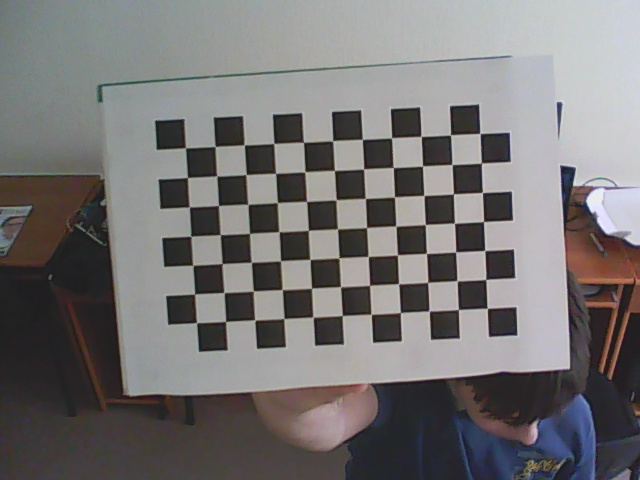
//> input picture chess_photo/left0.jpg, 640 x 480 px
$ ./stereoVartune chess_photo/left0.jpg chess_photo/left1.jpg   (built with g++ and OpenCV 4, older OpenCV classes emulated)
//> lines starting //> are read from the running program, lines starting //| are printed output that depends on the picture
#include <cv.h>
#include <highgui.h>
#include <iostream>
#include <opencv2/calib3d/calib3d.hpp>
#include <opencv2/contrib/contrib.hpp>

// [9 lines left out: function normalize, not called in this run]

cv::Mat left, right;
int var_nIt = 25;
int var_minDisp;
int var_tmp_poly_n = 9;
int var_poly_n = 9;
int var_maxDisp = 0;
int var_polySigma = 17;
int var_fi = 30;
int var_lambda = 4;

cv::Mat getDepthMapVar(cv::Mat const &left, cv::Mat const &right)
{
    cv::Mat res;
    cv::StereoVar var;
    var.levels = 3; // ignored with USE_AUTO_PARAMS (!)
    var.pyrScale = 0.5;                             // ignored with USE_AUTO_PARAMS
    var.nIt = var_nIt; //25;
    var.minDisp = var_minDisp; //
    var.maxDisp = var_maxDisp; //0;
    //var.poly_n = 3;
    var.poly_n = var_poly_n; //9;
    //var.poly_sigma = 0.0;
    var.poly_sigma = var_polySigma * 0.1; //1.7;
    var.fi =  var_fi/2.0;//15.0f;//nice
    var.lambda = var_lambda*0.01;//0.04f;
    var.penalization = var.PENALIZATION_TICHONOV;   // ignored with USE_AUTO_PARAMS
    var.cycle = var.CYCLE_V;                        // ignored with USE_AUTO_PARAMS
    var.flags = var.USE_SMART_ID | var.USE_AUTO_PARAMS | var.USE_INITIAL_DISPARITY | var.USE_MEDIAN_FILTERING ;
    var(left, right, res);
    return res;
}

// [40 lines left out: functions getDepthMapSGBM, getDepthMapBM, on_trackbar, not called in this run]


int main(int argc, char** argv)
{
    left = cv::imread(argv[1], 0);
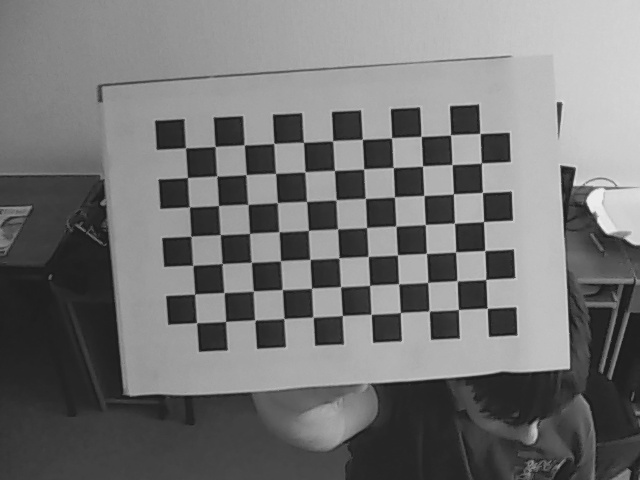
//> left: 480 rows x 640 cols, CV_8UC1; min 24, max 241, mean 116.6
    right = cv::imread(argv[2], 0);
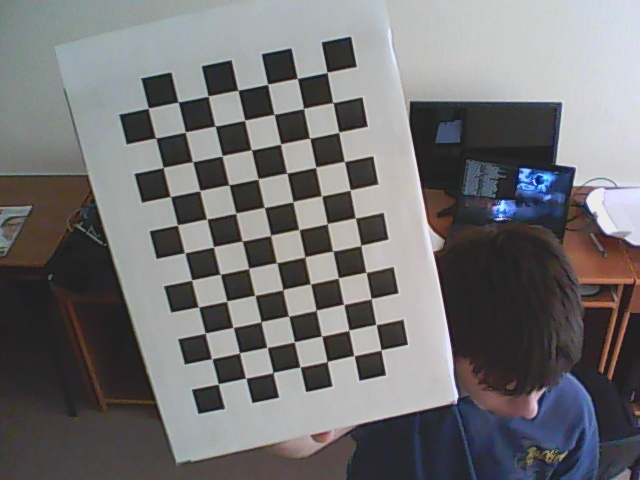
//> input picture chess_photo/left1.jpg, 640 x 480 px
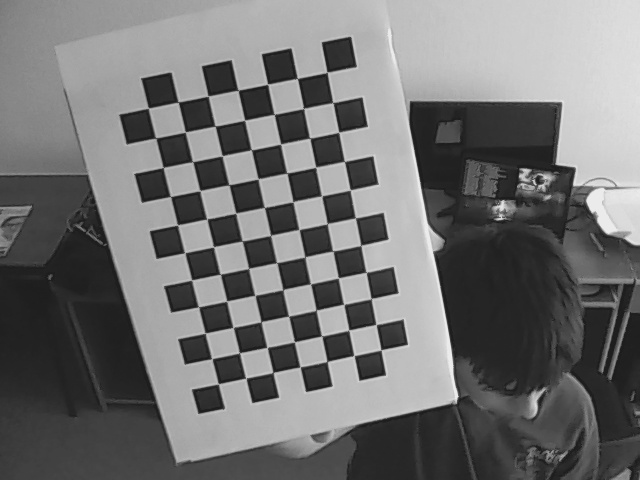
//> right: 480 rows x 640 cols, CV_8UC1; min 23, max 239, mean 114.2
    var_minDisp = ((left.cols/8) + 15) & -16;
//> var_minDisp = 80
//> (the run ends here: the program needs code that is not available in this run, at `cv::StereoVar var;`)
